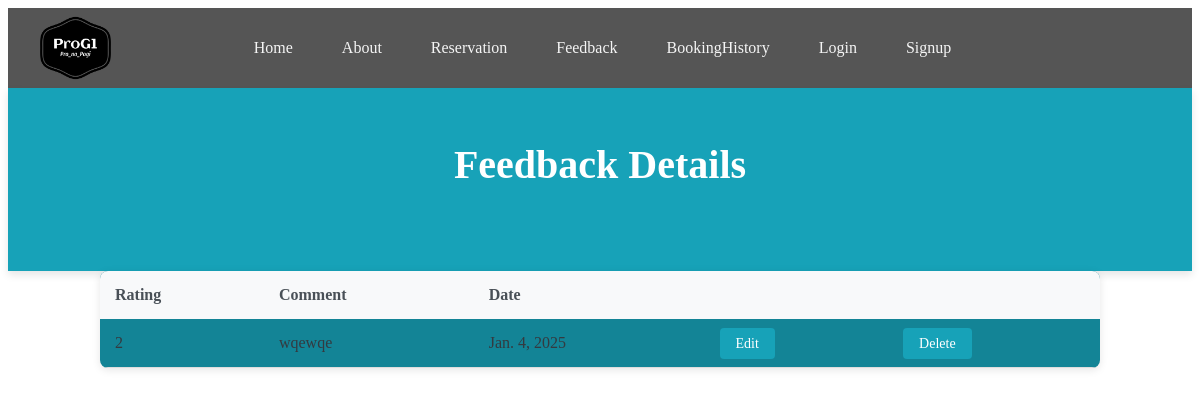
/feedbackdetail/1, run on the app's committed database.
### app/models.py (models this page shows, shortened)
class Feedback(models.Model):
    rating = models.IntegerField(choices=[(1, '1'), (2, '2'), (3, '3'), (4, '4'), (5, '5')])
    comment = models.TextField(blank=True, null=True)
    date = models.DateField()

### app/views.py (the view)
# urls.py: path('feedbackdetail/<int:pk>' , FeedbackDetailView.as_view(), name='feedback_detail'),
class FeedbackDetailView(DetailView):
    model = Feedback
    context_object_name = 'feedback'
    template_name = 'app/feedback_detail.html'

### app/templates/app/feedback_detail.html
{% extends 'app/base.html' %}
{% load static %}
{% block content %}
<div class="Heading_list">
    <h2>Feedback Details</h2>
</div>
    <table class="Body_list">
        <thead>
            <tr>
                <th>Rating</th>
                <th>Comment</th>
                <th>Date</th>
                <th></th>
                <th></th>
            </tr>
        </thead>
        <tbody>
                <tr>
                    <td>{{ feedback.rating }}</td>
                    <td>{{ feedback.comment }}</td>
                    <td>{{ feedback.date }}</td>
                    <td><a href="{% url 'feedback_update' feedback.pk %}">Edit</a></td>
                    <td><a href="{% url 'feedback_delete' feedback.pk %}">Delete</a></td>
                </tr>
        </tbody>
    </table>
    {% endblock content %}

### static/css/base.css (style rules this page uses)
.Heading_list { background-color:#17a2b8; color: white; padding: 20px; text-align: center; box-shadow: 0 4px 8px rgba(0, 0, 0, 0.1); }
.Heading_list h2 { font-size: 40px; padding-bottom: 30px; }
table.Body_list { width: 100%; border-collapse: collapse; margin-top: 30px; background-color:#138496; box-shadow: 0 2px 8px rgba(0, 0, 0, 0.1); border-radius: 8px; overflow: hidden; }
table.Body_list th, table.Body_list td { padding: 15px; text-align: left; }
table.Body_list th { background-color: #f8f9fa; color: #495057; font-weight: 600; }
table.Body_list td { color: #343a40; border-bottom: 1px solid #ddd; }
table.Body_list td a { padding: 8px 16px; background-color: #17a2b8; color: white; text-decoration: none; border-radius: 4px; font-size: 14px; transition: background-color 0.3s ease; }
table.Body_list { margin: 0 auto; max-width: 1000px; border-radius: 8px; margin-bottom: 30px; }

### data on the page
Feedback: rating "2", comment "wqewqe", date "Jan. 4, 2025"
